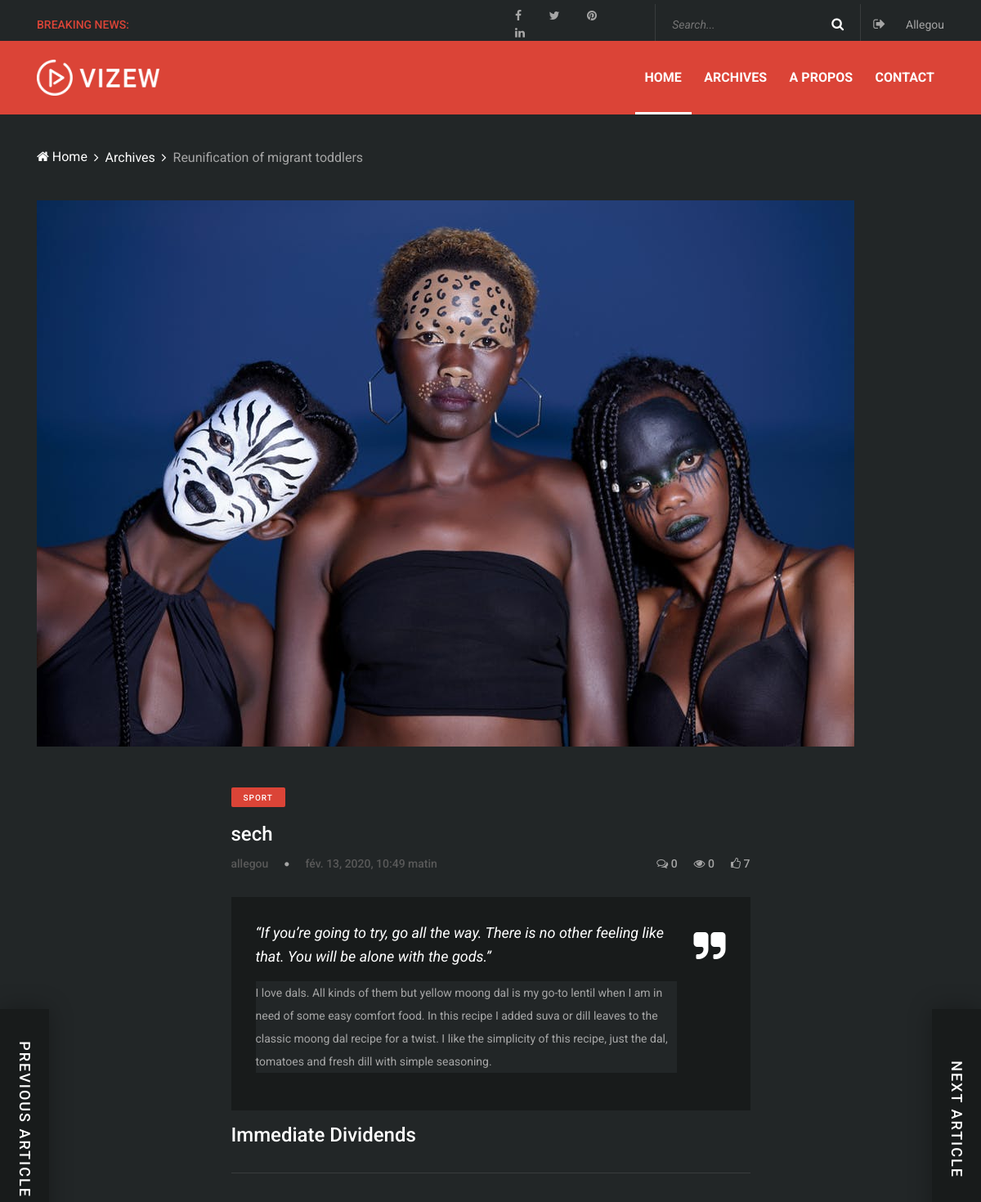
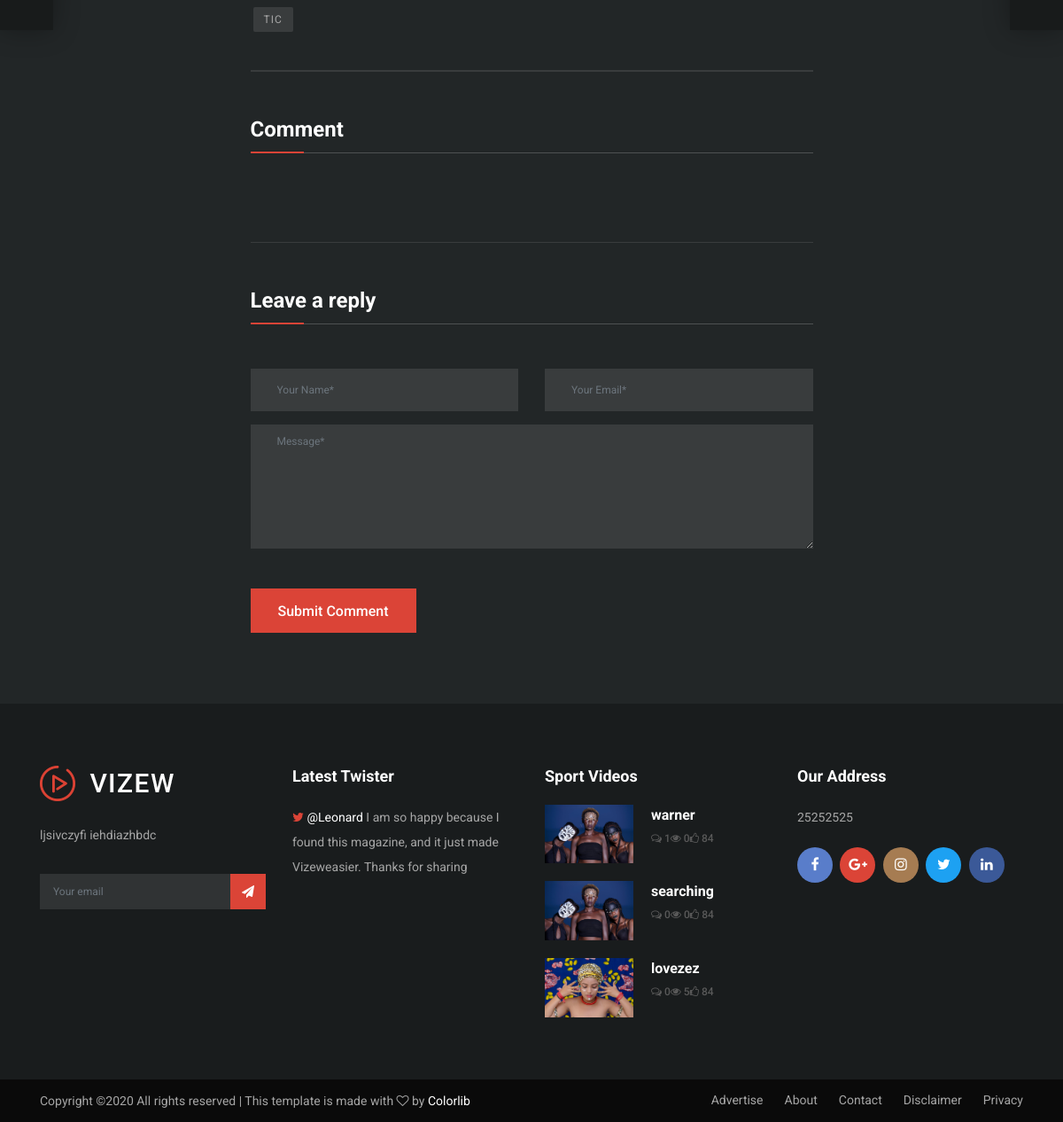
Screenshot of /single/6 (signed in) with the database file from the repository (2 pictures, top to bottom).
### about/models.py (models this page shows, shortened)
class SiteInfo(models.Model):
    logo = models.ImageField(upload_to='image/logo')
    slogan = models.CharField(max_length=50)
    description = models.TextField()
    contact = models.CharField(max_length=50)
    status = models.BooleanField(default=True)
    date_add = models.DateTimeField(auto_now_add=True)
    date_update = models.DateTimeField(auto_now=True)
    class Meta:
        verbose_name = 'siteinfo'
        verbose_name_plural = 'siteinfos'

### blog/models.py (models this page shows, shortened)
class Article(models.Model):
    titre = models.CharField( max_length=250)
    image = models.ImageField(upload_to='image/article')
    video = models.URLField(max_length=255, null=True, blank=True )
    content = HTMLField('Content')
    description = models.TextField()
    tague = models.ManyToManyField(Tague)
    categorie = models.ForeignKey(Categorie, on_delete=models.CASCADE,related_name='article_categorie')
    vue = models.IntegerField()
    auteur = models.ForeignKey(User, on_delete=models.CASCADE, related_name='auteur_article')
    status = models.BooleanField(default=True)
    date_add = models.DateTimeField(auto_now_add=True)
    date_update = models.DateTimeField(auto_now=True)
    class Meta:
        verbose_name = 'Article'
        verbose_name_plural = 'Articles'
    @property
    def Commentaire_count(self):
        commentaitre = Commentaire.objects.filter(article__titre=self.titre).count()
        return commentaitre

class Categorie(models.Model):
    nom = models.CharField(max_length=250)
    description = models.TextField()
    image = models.ImageField(upload_to='images/categories')
    status = models.BooleanField(default=True)
    date_add = models.DateTimeField(auto_now_add=True)
    date_update = models.DateTimeField(auto_now=True)
    class Meta:
        verbose_name = "Categorie"
        verbose_name_plural = "Categories"
    def __str__(self):
        return self.nom

class Tague(models.Model):
    nom = models.CharField( max_length=250)
    description = models.TextField()
    status = models.BooleanField(default=True)
    date_add = models.DateTimeField(auto_now_add=True)
    date_update = models.DateTimeField(auto_now=True)
    class Meta:
        verbose_name = 'Tague'
        verbose_name_plural = 'Tagues'

### blog/views.py (the view)
# urls.py: path('single/<int:pk>', views.single, name='single'), #permet de dynamiser la vue en fonction d'un article
@login_required(login_url='login')
def single(request, pk):
    site_info = about_model.SiteInfo.objects.filter(status=True)[:1].get() # permet de recuperer les infos
    article = models.Article.objects.get(pk=pk) # permet de recuperer l'article
    commentaire = models.Commentaire.objects.filter(article__pk=pk) # permet de recuperer les commentaires d'un article
    article_v = models.Article.objects.exclude(video=None) # récupération des articles ayant des vidéo
    datas = {
       'article':article,
       'commentaire':commentaire,
       'article_v':article_v,
       'site_info': site_info,
    }
    return render(request, "pages/single-post.html",datas)

### templates/pages/single-post.html (shortened to what this page needs)
{% extends 'bases/bases.html' %}
{% block content %}
    <div class="vizew-breadcrumb">
        <div class="container">
            <div class="row">
                <div class="col-12">
                    <nav aria-label="breadcrumb">
                        <ol class="breadcrumb">
                            <li class="breadcrumb-item"><a href="#"><i class="fa fa-home" aria-hidden="true"></i> Home</a></li>
                            <li class="breadcrumb-item"><a href="#">Archives</a></li>
                            <li class="breadcrumb-item active" aria-current="page">Reunification of migrant toddlers</li>
                        </ol>
                    </nav>
                </div>
            </div>
        </div>
    </div>
    <div class="vizew-pager-area">
        <div class="vizew-pager-prev">
            <p>PREVIOUS ARTICLE</p>
        </div>
        <div class="vizew-pager-next">
            <p>NEXT ARTICLE</p>
        </div>
    </div>
    <section class="post-details-area mb-80">
        <div class="container">
            <div class="row">
                <div class="col-12">
                    <div class="post-details-thumb mb-50">
                        <img src="{{article.image.url}}" alt="">
                    </div>
                </div>
            </div>
            <div class="row justify-content-center">
                <div class="col-12 col-lg-8 col-xl-7">
                    <div class="post-details-content">
                        <div class="blog-content">
                            <div class="post-content mt-0">
                                <a href="#" class="post-cata cata-sm cata-danger">{{article.categorie}}</a>
                                <a href="single-post.html" class="post-title mb-2">{{article.titre}}</a>
                                <div class="d-flex justify-content-between mb-30">
                                    <div class="post-meta d-flex align-items-center">
                                        <a href="#" class="post-author">{{article.auteur}}</a>
                                        <i class="fa fa-circle" aria-hidden="true"></i>
                                        <a href="#" class="post-date">{{article.date_add}}</a>
                                    </div>
                                    <div class="post-meta d-flex">
                                        <a href="#"><i class="fa fa-comments-o" aria-hidden="true"></i> {{article.Commentaire_count}}</a>
                                        <a href="#"><i class="fa fa-eye" aria-hidden="true"></i> {{article.vue}}</a>
                                        <a href="#"><i class="fa fa-thumbs-o-up" aria-hidden="true"></i> 7</a>
                                    </div>
                                </div>
                            </div>
                            <blockquote class="vizew-blockquote mb-15">
                                <h5 class="blockquote-text">“If you’re going to try, go all the way. There is no other feeling like that. You will be alone with the gods.”</h5>
                                {{article.content|safe}}
                            </blockquote>
                            <h4>Immediate Dividends</h4>
                            <div class="post-tags mt-30">
                                <ul>
                                    {% for i in article.tague.all %}
                                         <li><a href="#">{{i.nom}}</a></li>
                                    {% endfor %}
                                </ul>
                            </div>
                            <div class="comment_area clearfix mb-50">
                                <div class="section-heading style-2">
                                    <h4>Comment</h4>
                                    <div class="line"></div>
                                </div>
                            </div>
                            <div class="post-a-comment-area">
                                <div class="section-heading style-2">
                                    <h4>Leave a reply</h4>
                                    <div class="line"></div>
                                </div>
                                <div class="contact-form-area">
                                    <form action="#" method="post">
                                        <div class="row">
                                            <div class="col-12 col-lg-6">
                                                <input type="text" class="form-control" id="name" placeholder="Your Name*">
                                            </div>
                                            <div class="col-12 col-lg-6">
                                                <input type="email" class="form-control" id="email" placeholder="Your Email*">
                                            </div>
                                            <div class="col-12">
                                                <textarea name="message" class="form-control" id="message" placeholder="Message*"></textarea>
                                            </div>
                                            <div class="col-12">
                                                <button class="btn vizew-btn mt-30" type="submit">Submit Comment</button>
                                            </div>
                                        </div>
                                    </form>
                                </div>
                            </div>
                        </div>
                    </div>
                </div>
            </div>
        </div>
    </section>
    {% endblock content %}

### templates/bases/bases.html (shortened to what this page needs)
<!DOCTYPE html>
<html lang="en">
<head>
    <link rel="stylesheet" href="/static/style.css">
</head>
<body>
    <header class="header-area">
        <div class="top-header-area">
            <div class="container">
                <div class="row align-items-center">
                    <div class="col-12 col-md-6">
                        <div class="breaking-news-area d-flex align-items-center">
                            <div class="news-title">
                                <p>Breaking News:</p>
                            </div>
                        </div>
                    </div>
                    <div class="col-12 col-md-6">
                        <div class="top-meta-data d-flex align-items-center justify-content-end">
                            <div class="top-social-info">
                                <a href="#"><i class="fa fa-facebook"></i></a>
                                <a href="#"><i class="fa fa-twitter"></i></a>
                                <a href="#"><i class="fa fa-pinterest"></i></a>
                                <a href="#"><i class="fa fa-linkedin"></i></a>
                            </div>
                            <div class="top-search-area">
                                <form action="recherche" method="post">
                                    <input type="recherche" name="recherche" id="topSearch" placeholder="Search...">
                                    <button type="submit" class="btn"><i class="fa fa-search" aria-hidden="true"></i></button>
                                </form>
                            </div>
                            {% if user.is_authenticated %}
                            <a href="{% url 'logout' %}" class="login-btn"><i class="fa fa-sign-out" aria-hidden="true"></i></a><p style="margin-top:16px;margin-left:10px;text-transform: capitalize">{{user.username}}</p>
                            {% else %}
                                <a href="{% url 'login' %}" class="login-btn"><i class="fa fa-user" aria-hidden="true"></i></a>
                            {% endif %}
                        </div>
                    </div>
                </div>
            </div>
        </div>
        <div class="vizew-main-menu" id="sticker">
            <div class="classy-nav-container breakpoint-off">
                <div class="container">
                    <nav class="classy-navbar justify-content-between" id="vizewNav">
                        <a href="{% url 'home' %}" class="nav-brand"><img src="{{site_info.logo.url}}" alt=""></a>
                        <div class="classy-menu">
                            <div class="classynav">
                                <ul>
                                    <li class="active"><a href="{% url 'home' %}">Home</a></li>
                                    <li><a href="{% url 'archive' %}">Archives</a></li>
                                    <li><a href="{% url 'about' %}">A propos</a></li>
                                    <li><a href="{% url 'contact' %}">Contact</a></li>
                                </ul>
                            </div>
                        </div>
                    </nav>
                </div>
            </div>
        </div>
    </header>
    {% block content %}
    {% endblock content %}
<footer class="footer-area">
    <div class="container">
        <div class="row">
            <div class="col-12 col-sm-6 col-xl-3">
                <div class="footer-widget mb-70">
                    <a href="{% url 'home' %}" class="foo-logo d-block mb-4"><img src="/static/img/core-img/logo2.png" alt=""></a>
                    <p>{{site_info.description}}</p>
                    <div class="footer-nl-area">
                        <form action="#" method="post">
                            <input type="email" name="nl-email" class="form-control" id="nlEmail" placeholder="Your email">
                            <button type="submit"><i class="fa fa-paper-plane" aria-hidden="true"></i></button>
                        </form>
                    </div>
                </div>
            </div>
            <div class="col-12 col-sm-6 col-xl-3">
                <div class="footer-widget mb-70">
                    <h6 class="widget-title">Latest Twister</h6>
                    <div class="twitter-slides owl-carousel">
                        <div class="single--twitter-slide">
                            <div class="single-twit">
                                <p><i class="fa fa-twitter"></i> <span>@Leonard</span> I am so happy because I found this magazine, and it just made Vizeweasier. Thanks for sharing</p>
                            </div>
                        </div>
                    </div>
                </div>
            </div>
            <div class="col-12 col-sm-6 col-xl-3">
                <div class="footer-widget mb-70">
                    <h6 class="widget-title">Sport Videos</h6>
                    {% for i in article_v %}
                        <div class="single-blog-post d-flex">
                            <div class="post-thumbnail">
                                <img src="{{i.image.url}}" alt="">
                            </div>
                            <div class="post-content">
                                <a href="{% url 'single' i.id %}" class="post-title">{{i.titre}}</a>
                                <div class="post-meta d-flex justify-content-between">
                                    <a href="#"><i class="fa fa-comments-o" aria-hidden="true"></i> {{i.Commentaire_count}}</a>
                                    <a href="#"><i class="fa fa-eye" aria-hidden="true"></i> {{i.vue}}</a>
                                    <a href="#"><i class="fa fa-thumbs-o-up" aria-hidden="true"></i> 84</a>
                                </div>
                            </div>
                        </div>
                    {% endfor %}
                </div>
            </div>
            <div class="col-12 col-sm-6 col-xl-3">
                <div class="footer-widget mb-70">
                    <h6 class="widget-title">Our Address</h6>
                    <div class="contact-address">
                        <p>{{site_info.contact}}</p>
                    </div>
                    <div class="footer-social-area">
                        <a href="#" class="facebook"><i class="fa fa-facebook"></i></a>
                        <a href="#" class="google-plus"><i class="fa fa-google-plus"></i></a>
                        <a href="#" class="instagram"><i class="fa fa-instagram"></i></a>
                        <a href="#" class="twitter"><i class="fa fa-twitter"></i></a>
                        <a href="#" class="linkedin"><i class="fa fa-linkedin"></i></a>
                    </div>
                </div>
            </div>
        </div>
    </div>
    <div class="copywrite-area">
        <div class="container">
            <div class="row align-items-center">
                <div class="col-12 col-sm-6">
                    <p class="copywrite-text">
Copyright &copy;<script>document.write(new Date().getFullYear());</script> All rights reserved | This template is made with <i class="fa fa-heart-o" aria-hidden="true"></i> by <a href="https://colorlib.com" target="_blank">Colorlib</a>
</p>
                </div>
                <div class="col-12 col-sm-6">
                    <nav class="footer-nav">
                        <ul>
                            <li><a href="#">Advertise</a></li>
                            <li><a href="#">About</a></li>
                            <li><a href="#">Contact</a></li>
                            <li><a href="#">Disclaimer</a></li>
                            <li><a href="#">Privacy</a></li>
                        </ul>
                    </nav>
                </div>
            </div>
        </div>
    </div>
</footer>
</body>
</html>

### rows the page displays
SiteInfo: logo (picture), description "ljsivczyfi iehdiazhbdc", contact "25252525"
Article: image (picture), categorie "SPORT", titre "sech", auteur "allegou", date_add "fév. 13, 2020, 10:49 matin", Commentaire_count "0", vue "0", content "I love dals. All kinds of them but yellow moong dal is my go-to lentil when I am in need of some easy comfort food. In this recipe I added suva or dill leaves to the classic moong dal recipe for a twist. I like the simplicity of this recipe, just the dal, tomatoes and fresh dill with simple seasoning."
Tague: nom "TIC"
Article: image (picture), titre "warner", Commentaire_count "1", vue "0"
Article: image (picture), titre "searching", Commentaire_count "0", vue "0"
Article: image (picture), titre "lovezez", Commentaire_count "0", vue "5"

### other values shown
{{ user.username }} "Allegou"
